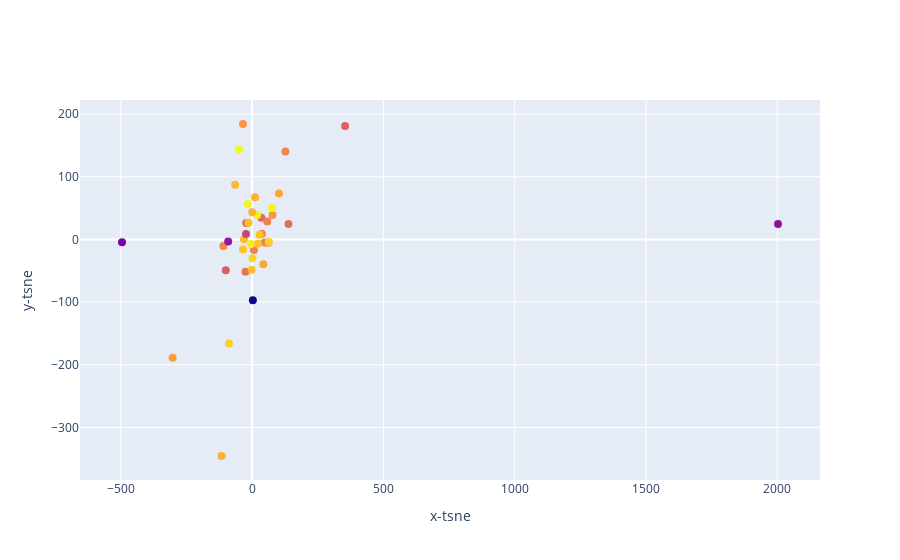

Here is the notebook cell this chart was saved with:
### Code cell
top_songs(df_new)

### Figure 1 — Plotly figure (JSON) as saved in the notebook; plotly's stock layout.template omitted (floating-point values rounded to 4 significant figures)
{"data": [{"marker": {"color": [-6.049, -10.96, -4.368, -10.73, -5.56, -5.041, -7.359, -2.652, -2.749, -7.05, -4.218, -5.634, -5.065, -4.724, -7.513, -14.51, -6.112, -8.575, -6.401, -5.29, -11.71, -3.818, -2.729, -4.167, -6.257, -3.714, -6.365, -2.853, -4.773, -6.349, -3.046, -7.665, -4.156, -3.702, -4.197, -4.669, -7.058, -6.806, -6.181, -4.271, -4.47], "size": 8}, "mode": "markers", "text": ["Shawn Mendes - Señorita", "Billie Eilish - bad guy", "Post Malone - Sunflower - Spider-Man: Into the Spider-Verse", "Ariana Grande - 7 rings", "Lil Nas X - Old Town Road - Remix", "Ed Sheeran - I Don't Care (with Justin Bieber)", "Post Malone - Wow.", "Daddy Yankee - Con Calma", "Marshmello - Happier", "Halsey - Without Me", "Pedro Capó - Calma - Remix", "Ariana Grande - thank u, next", "Jonas Brothers - Sucker", "Ava Max - Sweet but Psycho", "Sam Smith - Dancing With A Stranger (with Normani)", "Billie Eilish - bury a friend", "Lil Nas X - Old Town Road", "Khalid - Talk (feat. Disclosure)", "Tones And I - Dance Monkey", "Ariana Grande - break up with your girlfriend, i'm bored", "J. Cole - MIDDLE CHILD", "Post Malone - Goodbyes (Feat. Young Thug)", "Panic! At The Disco - High Hopes", "DJ Snake - Taki Taki (feat. Selena Gomez, Ozuna & Cardi B)", "Lil Tecca - Ransom", "Travis Scott - SICKO MODE", "Meek Mill - Going Bad (feat. Drake)", "Mabel - Don't Call Me Up", "Bad Bunny - Callaita", "Bad Bunny - MIA (feat. Drake)", "Lizzo - Truth Hurts", "benny blanco - Eastside (with Halsey & Khalid)", "Anuel AA - Secreto", "Anuel AA - China", "Shawn Mendes - If I Can't Have You", "Sech - Otro Trago", "Lauv - i'm so tired...", "MEDUZA - Piece Of Your Heart", "Avicii - SOS (feat. Aloe Blacc)", "Lunay - Soltera - Remix", "Paulo Londra - Adan y Eva"], "type": "scatter", "x": [-109.2, 2003.0, -30.7, -90.94, 77.81, 42.95, 35.22, -49.75, -16.11, -22.18, -13.31, -34.48, 102.4, -116.4, 354.2, 2.964, 37.39, -23.19, 48.28, -302.5, -495.4, -87.9, 76.07, -34.86, 62.43, 63.33, 57.74, 19.41, 11.37, 7.171, -4.262, -100.2, 21.86, 1.337, 28.39, 0.607, 138.6, -25.04, 126.9, -1.441, -64.61], "y": [-10.37, 24.68, 0.3386, -3.454, 39.01, -39.58, 34.52, 143.4, 56.52, 26.1, 26.68, 184.2, 73.15, -345.6, 181.1, -97.06, 8.885, 8.518, -4.975, -189.0, -4.478, -166.2, 49.97, -16.0, -5.399, -4.045, 28.56, 38.84, 67.19, -16.98, -7.325, -49.18, -6.926, -30.15, 7.247, 43.29, 24.65, -51.79, 140.1, -48.22, 87.16]}], "layout": {"xaxis": {"title": {"text": "x-tsne"}}, "yaxis": {"title": {"text": "y-tsne"}}}}
